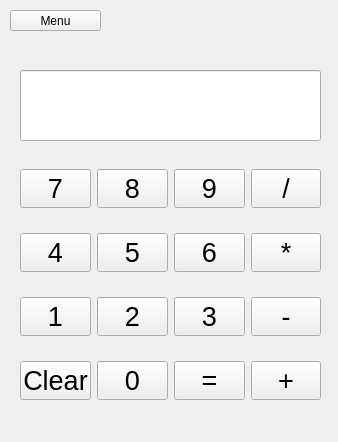
<?xml version="1.0" encoding="UTF-8"?>
<ui version="4.0">
 <class>teht2</class>
 <widget class="QWidget" name="teht2">
  <property name="geometry">
   <rect>
    <x>0</x>
    <y>0</y>
    <width>338</width>
    <height>442</height>
   </rect>
  </property>
  <property name="windowTitle">
   <string>Form</string>
  </property>
  <widget class="QPushButton" name="menuButton">
   <property name="geometry">
    <rect>
     <x>10</x>
     <y>10</y>
     <width>91</width>
     <height>21</height>
    </rect>
   </property>
   <property name="text">
    <string>Menu</string>
   </property>
  </widget>
  <widget class="QWidget" name="gridLayoutWidget">
   <property name="geometry">
    <rect>
     <x>20</x>
     <y>150</y>
     <width>301</width>
     <height>271</height>
    </rect>
   </property>
   <layout class="QGridLayout" name="gridLayout">
    <property name="sizeConstraint">
     <enum>QLayout::SizeConstraint::SetNoConstraint</enum>
    </property>
    <item row="0" column="2">
     <widget class="QPushButton" name="num9button">
      <property name="font">
       <font>
        <pointsize>20</pointsize>
       </font>
      </property>
      <property name="text">
       <string>9</string>
      </property>
     </widget>
    </item>
    <item row="2" column="1">
     <widget class="QPushButton" name="num2button">
      <property name="font">
       <font>
        <pointsize>20</pointsize>
       </font>
      </property>
      <property name="text">
       <string>2</string>
      </property>
     </widget>
    </item>
    <item row="2" column="0">
     <widget class="QPushButton" name="num1button">
      <property name="font">
       <font>
        <pointsize>20</pointsize>
       </font>
      </property>
      <property name="text">
       <string>1</string>
      </property>
     </widget>
    </item>
    <item row="0" column="0">
     <widget class="QPushButton" name="num7button">
      <property name="font">
       <font>
        <pointsize>20</pointsize>
       </font>
      </property>
      <property name="text">
       <string>7</string>
      </property>
     </widget>
    </item>
    <item row="2" column="2">
     <widget class="QPushButton" name="num3button">
      <property name="font">
       <font>
        <pointsize>20</pointsize>
       </font>
      </property>
      <property name="text">
       <string>3</string>
      </property>
     </widget>
    </item>
    <item row="1" column="2">
     <widget class="QPushButton" name="num6button">
      <property name="font">
       <font>
        <pointsize>20</pointsize>
       </font>
      </property>
      <property name="text">
       <string>6</string>
      </property>
     </widget>
    </item>
    <item row="1" column="0">
     <widget class="QPushButton" name="num4button">
      <property name="font">
       <font>
        <pointsize>20</pointsize>
       </font>
      </property>
      <property name="text">
       <string>4</string>
      </property>
     </widget>
    </item>
    <item row="1" column="1">
     <widget class="QPushButton" name="num5button">
      <property name="font">
       <font>
        <pointsize>20</pointsize>
       </font>
      </property>
      <property name="text">
       <string>5</string>
      </property>
     </widget>
    </item>
    <item row="3" column="1">
     <widget class="QPushButton" name="num0button">
      <property name="font">
       <font>
        <pointsize>20</pointsize>
       </font>
      </property>
      <property name="text">
       <string>0</string>
      </property>
     </widget>
    </item>
    <item row="0" column="1">
     <widget class="QPushButton" name="num8button">
      <property name="font">
       <font>
        <pointsize>20</pointsize>
       </font>
      </property>
      <property name="text">
       <string>8</string>
      </property>
     </widget>
    </item>
    <item row="3" column="3">
     <widget class="QPushButton" name="plusButton">
      <property name="font">
       <font>
        <pointsize>20</pointsize>
       </font>
      </property>
      <property name="text">
       <string>+</string>
      </property>
     </widget>
    </item>
    <item row="2" column="3">
     <widget class="QPushButton" name="minusButton">
      <property name="font">
       <font>
        <pointsize>20</pointsize>
       </font>
      </property>
      <property name="text">
       <string>-</string>
      </property>
     </widget>
    </item>
    <item row="1" column="3">
     <widget class="QPushButton" name="multiplyButton">
      <property name="font">
       <font>
        <pointsize>20</pointsize>
       </font>
      </property>
      <property name="text">
       <string>*</string>
      </property>
     </widget>
    </item>
    <item row="0" column="3">
     <widget class="QPushButton" name="divideButton">
      <property name="font">
       <font>
        <pointsize>20</pointsize>
       </font>
      </property>
      <property name="text">
       <string>/</string>
      </property>
     </widget>
    </item>
    <item row="3" column="0">
     <widget class="QPushButton" name="clearButton">
      <property name="font">
       <font>
        <pointsize>20</pointsize>
       </font>
      </property>
      <property name="text">
       <string>Clear</string>
      </property>
     </widget>
    </item>
    <item row="3" column="2">
     <widget class="QPushButton" name="equalsButton">
      <property name="font">
       <font>
        <pointsize>20</pointsize>
       </font>
      </property>
      <property name="text">
       <string>=</string>
      </property>
     </widget>
    </item>
   </layout>
  </widget>
  <widget class="QLabel" name="prevEq">
   <property name="geometry">
    <rect>
     <x>30</x>
     <y>120</y>
     <width>281</width>
     <height>20</height>
    </rect>
   </property>
   <property name="text">
    <string/>
   </property>
  </widget>
  <widget class="QLineEdit" name="screen">
   <property name="geometry">
    <rect>
     <x>20</x>
     <y>70</y>
     <width>301</width>
     <height>71</height>
    </rect>
   </property>
   <property name="font">
    <font>
     <pointsize>20</pointsize>
    </font>
   </property>
   <property name="readOnly">
    <bool>true</bool>
   </property>
  </widget>
  <zorder>menuButton</zorder>
  <zorder>gridLayoutWidget</zorder>
  <zorder>screen</zorder>
  <zorder>prevEq</zorder>
 </widget>
 <resources/>
 <connections/>
</ui>
